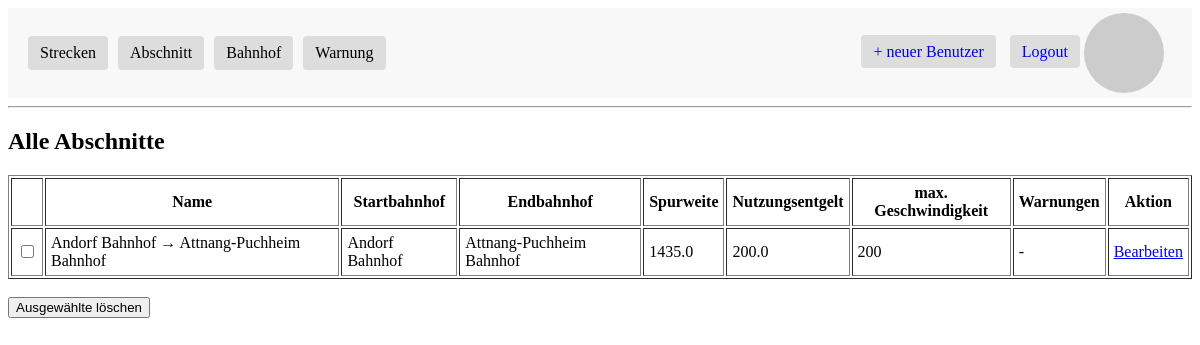
The page /abschnitt (signed in) on the database as committed earlier.
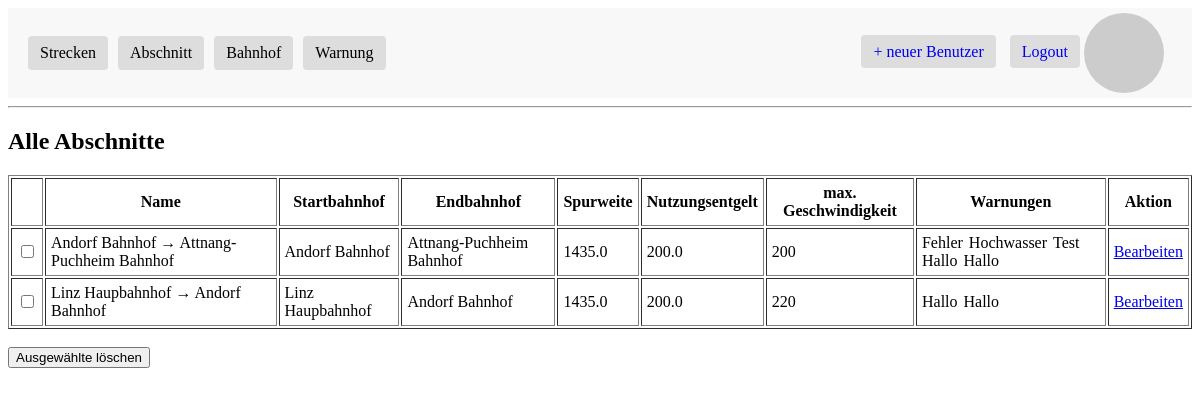
The same page on the database as committed later.
### app/models.py (models this page shows, shortened)
class Abschnitt(db.Model):
    __tablename__ = 'abschnitt'
    abschnittId: so.Mapped[int] = so.mapped_column(primary_key=True)
    spurweite: so.Mapped[float] = so.mapped_column()
    nutzungsentgelt: so.Mapped[float] = so.mapped_column()
    max_geschwindigkeit: so.Mapped[int] = so.mapped_column()
    startBahnhofId: so.Mapped[int] = so.mapped_column(
        sa.ForeignKey('bahnhof.bahnhofId'),
        index=True,
        nullable=False
    )
    endBahnhofId: so.Mapped[int] = so.mapped_column(
        sa.ForeignKey('bahnhof.bahnhofId'),
        index=True,
        nullable=False
    )
    startBahnhof: so.Mapped["Bahnhof"] = so.relationship(
        "Bahnhof",
        foreign_keys=[startBahnhofId],
        back_populates="start_abschnitte"
    )
    endBahnhof: so.Mapped["Bahnhof"] = so.relationship(
        "Bahnhof",
        foreign_keys=[endBahnhofId],
        back_populates="end_abschnitte"
    )
    warnungen: so.Mapped[list["Warnung"]] = so.relationship(
        "Warnung",
        secondary=abschnitt_warnung_m2m,
        back_populates="abschnitte"  # MUSS exakt so heißen wie die property in Warnung
    )
    __table_args__ = (
        db.CheckConstraint(
            "startBahnhofId <> endBahnhofId",
            name="check_start_end_ungleich"
        ),
    )
    @property
    def name(self):
        return f"{self.startBahnhof.name} → {self.endBahnhof.name}"

class Bahnhof (db.Model):
    __tablename__ = 'bahnhof'
    bahnhofId: so.Mapped[int] = so.mapped_column(primary_key=True)
    name: so.Mapped[str] = so.mapped_column(sa.String(64), index=True,
                                                unique=True)
    adresse: so.Mapped[str] = so.mapped_column(sa.String(120), index=True,
                                             unique=True)
    latitude: so.Mapped[float] = so.mapped_column(sa.Float, nullable=True)
    longitude: so.Mapped[float] = so.mapped_column(sa.Float, nullable=True)
    start_abschnitte: so.Mapped[list['Abschnitt']] = so.relationship(
            "Abschnitt",
            back_populates="startBahnhof",
            primaryjoin="Bahnhof.bahnhofId == Abschnitt.startBahnhofId"
    )
    end_abschnitte: so.Mapped[list['Abschnitt']] = so.relationship(
            "Abschnitt",
            back_populates="endBahnhof",
            primaryjoin="Bahnhof.bahnhofId == Abschnitt.endBahnhofId"
    )

class Warnung(db.Model):
    __tablename__ = 'warnung'
    warnungId: so.Mapped[int] = so.mapped_column(primary_key=True)
    bezeichnung: so.Mapped[str] = so.mapped_column(sa.String(100))
    beschreibung: so.Mapped[Optional[str]] = so.mapped_column(sa.Text)
    startZeit: so.Mapped[datetime] = so.mapped_column()
    endZeit: so.Mapped[Optional[datetime]] = so.mapped_column()
    abschnitte: so.Mapped[list["Abschnitt"]] = so.relationship(
        "Abschnitt",
        secondary=abschnitt_warnung_m2m,
        back_populates="warnungen"  # MUSS exakt so heißen wie die property in Abschnitt
    )

### app/routes.py (the view)
@app.route('/abschnitt')
@login_required
def abschnitt():
    posts = Abschnitt.query.all()
    return render_template(
        'abschnitt.html',
        title='Home',
        posts=posts,
        role=current_user.role
    )

### app/models.py (called while the page is built)
@login.user_loader
def load_user(id):
    return db.session.get(User, int(id))

    def avatar(self, size):
        digest = md5(self.email.lower().encode('utf-8')).hexdigest()
        return f'https://www.gravatar.com/avatar/{digest}?d=identicon&s={size}'

### app/templates/abschnitt.html
{% extends "base.html" %}
{% block content %}
<h2>Alle Abschnitte</h2>
<div style="display: flex; gap: 20px;">
    <div style="flex: 1; overflow-y: auto; max-height: 80vh;">
        <form method="POST" action="{{ url_for('delete_multiple_abschnitt') }}">
            <table border="1" cellpadding="5" style="width:100%;">
                <thead>
                    <tr>
                        {% if role.value != 'mitarbeiter' %}
                        <th></th>
                        {% endif %}
                        <th>Name</th>
                        <th>Startbahnhof</th>
                        <th>Endbahnhof</th>
                        <th>Spurweite</th>
                        <th>Nutzungsentgelt</th>
                        <th>max. Geschwindigkeit</th>
                        <th>Warnungen</th>
                        {% if role.value != 'mitarbeiter' %}
                        <th>Aktion</th>
                        {% endif %}
                    </tr>
                </thead>
                <tbody>
                    {% for a in posts %}
                    <tr>
                        {% if role.value != 'mitarbeiter' %}
                        <td><input type="checkbox" name="abschnitt_ids" value="{{ a.abschnittId }}"></td>
                        {% endif %}
                        <td>{{ a.name }}</td>
                        <td>{{ a.startBahnhof.name if a.startBahnhof else '-' }}</td>
                        <td>{{ a.endBahnhof.name if a.endBahnhof else '-' }}</td>
                        <td>{{ a.spurweite }}</td>
                        <td>{{ a.nutzungsentgelt }}</td>
                        <td>{{ a.max_geschwindigkeit }}</td>
                        <td>
                            {% if a.warnungen %}
                                {% for warnung in a.warnungen %}
                                    <span class="badge bg-warning text-dark" style="margin-right: 2px;">
                                        {{ warnung.bezeichnung }}
                                    </span>
                                {% endfor %}
                            {% else %}
                                <span class="text-muted">-</span>
                            {% endif %}
                        </td>
                        {% if role.value != 'mitarbeiter' %}
                        <td>
                            <a href="{{ url_for('edit_abschnitt', abschnitt_id=a.abschnittId) }}">Bearbeiten</a>
                        </td>
                        {% endif %}
                    </tr>
                    {% endfor %}
                </tbody>
            </table>
            {% if role.value != 'mitarbeiter' %}
            <br>
            <button type="submit" onclick="return confirm('Willst du wirklich alle ausgewählten Abschnitte löschen?');">
                Ausgewählte löschen
            </button>
            {% endif %}
        </form>
    </div>
</div>
{% endblock %}

### app/templates/base.html (shortened to what this page needs)
<!doctype html>
<html>
<head>
    <link rel="stylesheet" href="{{ url_for('static', filename='css/base.css') }}">
</head>
<body>
    <div class="header">
        <ul class="menu">
        <li class="dropdown">
            <a href="{{ url_for('strecke') }}">Strecken</a>
        </li>
        <li class="dropdown">
            <a href="{{ url_for('abschnitt') }}">Abschnitt</a>
        </li>
        <li class="dropdown">
            <a href="{{ url_for('bahnhof') }}">Bahnhof</a>
        </li>
        <li class="dropdown">
            <a href="{{ url_for('warnung') }}">Warnung</a>
        </li>
    </ul>
        <div class="user-links">
            {% if current_user.is_anonymous %}
                <a href="{{ url_for('login') }}">Login</a>
            {% elif current_user.role.value == 'admin' %}
                <a href="{{ url_for('register') }}">+ neuer Benutzer</a>
                <a href="{{ url_for('logout') }}">Logout</a>
            {% else %}
                <a href="{{ url_for('logout') }}">Logout</a>
            {% endif %}
            {% if not current_user.is_anonymous %}
            <img src="{{ current_user.avatar(40) }}" alt="Avatar" style="border-radius:50%; vertical-align:middle; margin-right:8px;">
            {% endif %}
        </div>
    </div>
    <hr>
    {% block content %}{% endblock %}
</body>
</html>

### app/static/css/base.css (style rules this page uses)
.header { display: flex; justify-content: space-between; align-items: center; padding: 5px 20px; background-color: #f8f8f8; }
.menu { list-style: none; padding: 0; margin: 0; background-color: transparent; display: flex; gap: 10px; }
.menu li { margin: 0; padding: 0; background-color: transparent; position: relative; }
.user-links a { text-decoration: none; padding: 8px 12px; background-color: #ddd; border-radius: 4px; margin-left: 10px; transition: background-color 0.2s; }
.menu > li > a { background-color: #ddd; color: black; padding: 8px 12px; border-radius: 4px; text-decoration: none; display: inline-block; transition: background-color 0.2s; }

Rows that differ between the two databases and show on the page:
shown differently, row unchanged: Abschnitt "Andorf Bahnhof → Attnang-Puchheim Bahnhof": no longer shows "-"
added Warnung: bezeichnung "Fehler", shown under Abschnitt "Andorf Bahnhof → Attnang-Puchheim Bahnhof"
added Warnung: bezeichnung "Hochwasser", shown under Abschnitt "Andorf Bahnhof → Attnang-Puchheim Bahnhof"
added Warnung: bezeichnung "Test", shown under Abschnitt "Andorf Bahnhof → Attnang-Puchheim Bahnhof"
added Warnung: bezeichnung "Hallo", shown under Abschnitt "Andorf Bahnhof → Attnang-Puchheim Bahnhof"
added Warnung: bezeichnung "Hallo"
added Abschnitt: name "Linz Haupbahnhof → Andorf Bahnhof", startBahnhof "Linz Haupbahnhof", endBahnhof "Andorf Bahnhof", spurweite "1435.0", nutzungsentgelt "200.0", max_geschwindigkeit "220"
added Warnung: bezeichnung "Hallo", shown under "Linz Haupbahnhof → Andorf Bahnhof"
